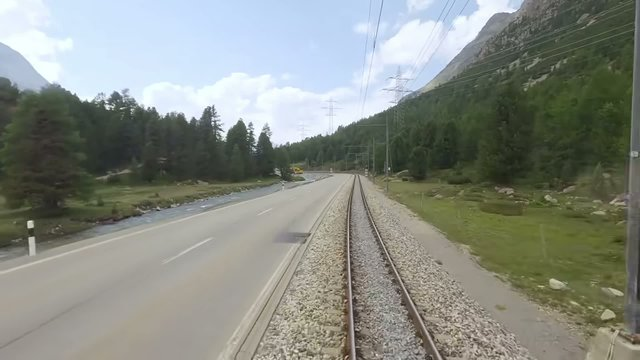
#> input picture assets/thumbnails/2026/sample1_0102051807_thumb_0102051809_thumb.jpg, 640 x 360 px
$ python -i builtin_methods.py   (imports and definitions only)   (older library calls are emulated)
#> lines starting #> are read from the running program, lines starting #| are printed output that depends on the picture
#> further down, picture is the input picture: shape (360, 640, 3); mean B, G, R 131.2, 139.3, 134.4
"""
내장 전처리 기법들
각 함수는 (frame, **params) 형태로 정의
"""
import cv2
import numpy as np


# [29 lines left out: functions gaussian_blur, median_blur, canny_edge, not called in this run]


def sobel_edge(frame, **params):
    """Sobel 엣지 검출"""
    if len(frame.shape) == 3:
        gray = cv2.cvtColor(frame, cv2.COLOR_BGR2GRAY)
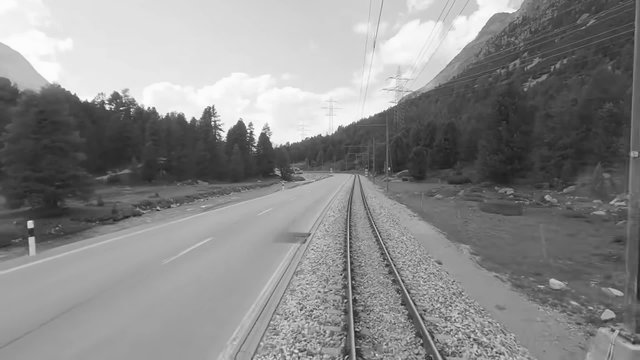
#> gray: shape (360, 640); min 29, max 254, mean 136.9
    else:
        gray = frame

    sobelx = cv2.Sobel(gray, cv2.CV_64F, 1, 0, ksize=3)
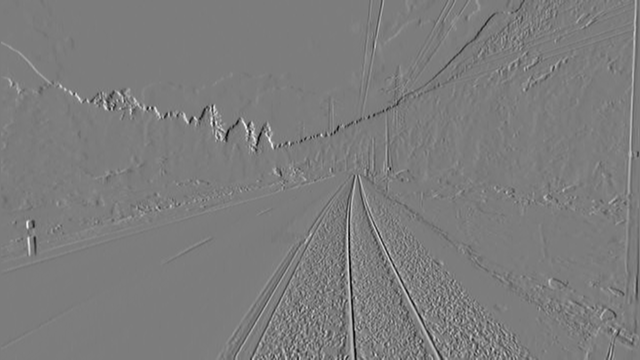
#> sobelx: shape (360, 640) float64; min -598, max 623, mean -0.5; drawn with min black and max white
    sobely = cv2.Sobel(gray, cv2.CV_64F, 0, 1, ksize=3)
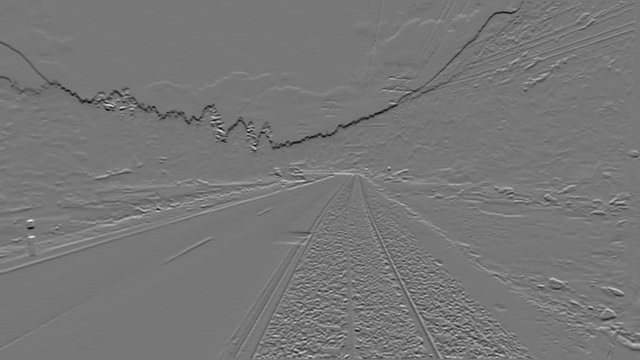
#> sobely: shape (360, 640) float64; min -608, max 688, mean -1.1; drawn with min black and max white

    sobel = np.sqrt(sobelx**2 + sobely**2)
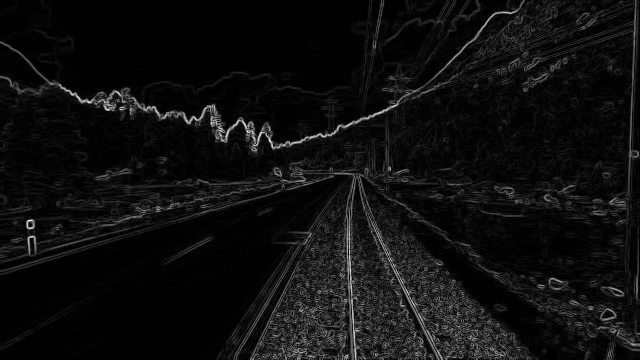
#> sobel: shape (360, 640) float64; min 0, max 688.6, mean 41.4; drawn with min black and max white
    sobel = np.uint8(sobel / sobel.max() * 255)

    result = cv2.cvtColor(sobel, cv2.COLOR_GRAY2BGR)
    return result


# [145 lines left out: functions grayscale, binary_threshold, adaptive_threshold, morphology_open, morphology_close, histogram_equalization and 5 more, not called in this run]

>>> import cv2
>>> picture = cv2.imread('../assets/thumbnails/2026/sample1_0102051807_thumb_0102051809_thumb.jpg')
>>> result = sobel_edge(picture)

$ run again, on assets/thumbnails/2026/sample2_0105000833_0105000833_thumb.jpg
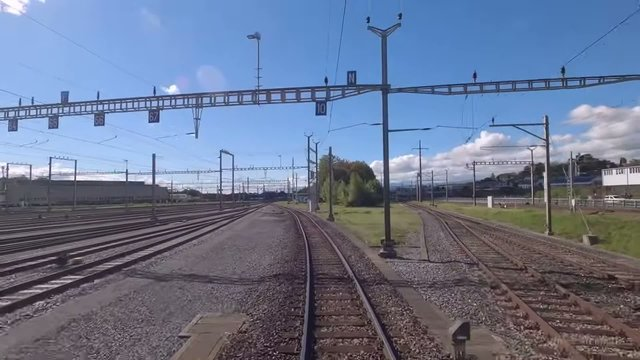
#> input picture assets/thumbnails/2026/sample2_0105000833_0105000833_thumb.jpg, 640 x 360 px
#> picture is the input picture: shape (360, 640, 3); mean B, G, R 144.2, 118.4, 106.7
#> in sobel_edge, `sobely = cv2.Sobel(gray, cv2.CV_64F, 0, 1, ksize=3)`:
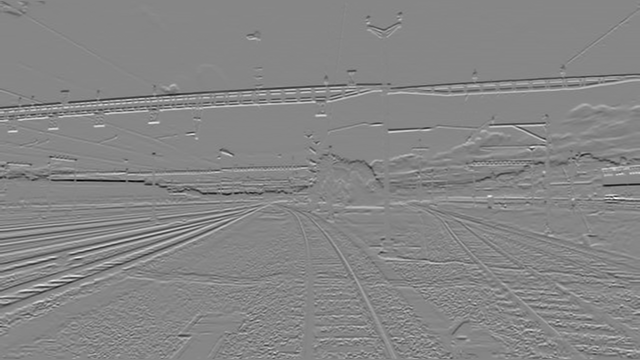
#> sobely: shape (360, 640) float64; min -791, max 709, mean -1.3; drawn with min black and max white
#> in sobel_edge, `sobel = np.sqrt(sobelx**2 + sobely**2)`:
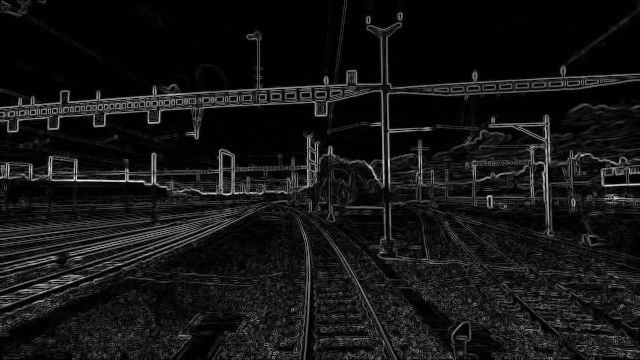
#> sobel: shape (360, 640) float64; min 0, max 791, mean 65.9; drawn with min black and max white
